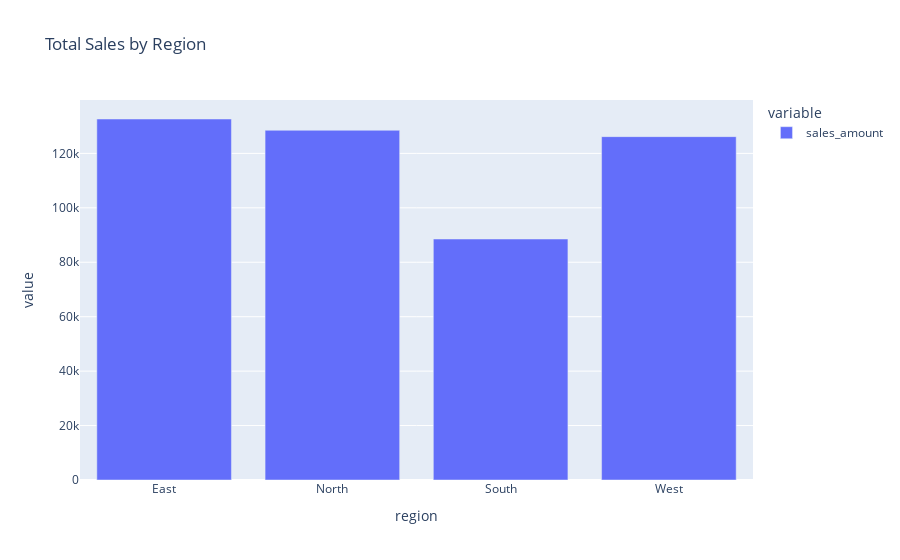
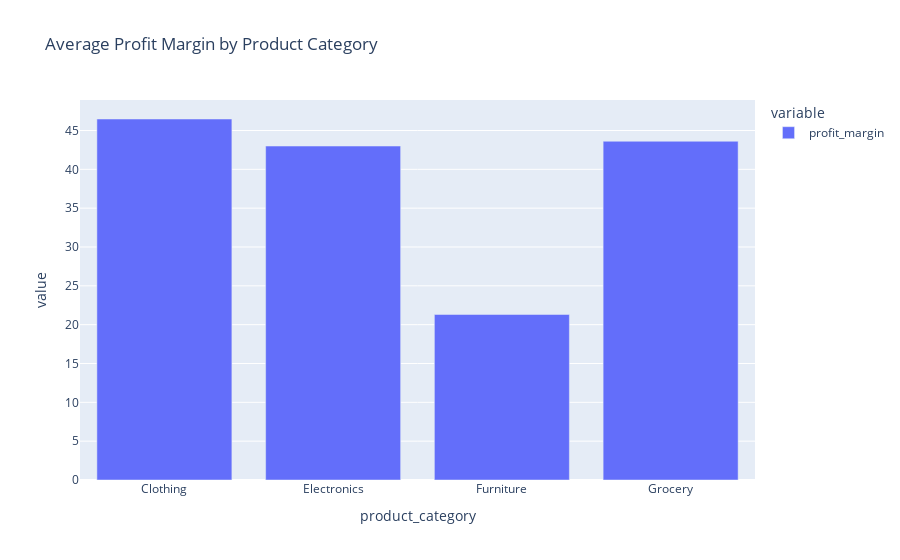

The notebook cell saved with these charts, in order:
### Code cell
import plotly.express as px

px.bar(sales_by_region, title='Total Sales by Region').show()
px.bar(profit_by_category, title='Average Profit Margin by Product Category').show()
px.line(monthly_sales, title='Monthly Sales Trend').show()

### Figure 1 — Plotly figure (JSON) as saved in the notebook; plotly's stock layout.template omitted (floating-point values rounded to 4 significant figures)
{"data": [{"hovertemplate": "variable=sales_amount<br>region=%{x}<br>value=%{y}<extra></extra>", "legendgroup": "sales_amount", "marker": {"color": "#636efa", "pattern": {"shape": ""}}, "name": "sales_amount", "orientation": "v", "showlegend": true, "textposition": "auto", "type": "bar", "x": ["East", "North", "South", "West"], "xaxis": "x", "y": [132631, 128491, 88542, 126149], "yaxis": "y"}], "layout": {"barmode": "relative", "legend": {"title": {"text": "variable"}, "tracegroupgap": 0}, "title": {"text": "Total Sales by Region"}, "xaxis": {"anchor": "y", "domain": [0, 1], "title": {"text": "region"}}, "yaxis": {"anchor": "x", "domain": [0, 1], "title": {"text": "value"}}}}

### Figure 2 — Plotly figure (JSON) as saved in the notebook; plotly's stock layout.template omitted (floating-point values rounded to 4 significant figures)
{"data": [{"hovertemplate": "variable=profit_margin<br>product_category=%{x}<br>value=%{y}<extra></extra>", "legendgroup": "profit_margin", "marker": {"color": "#636efa", "pattern": {"shape": ""}}, "name": "profit_margin", "orientation": "v", "showlegend": true, "textposition": "auto", "type": "bar", "x": ["Clothing", "Electronics", "Furniture", "Grocery"], "xaxis": "x", "y": [46.48, 43.0, 21.31, 43.62], "yaxis": "y"}], "layout": {"barmode": "relative", "legend": {"title": {"text": "variable"}, "tracegroupgap": 0}, "title": {"text": "Average Profit Margin by Product Category"}, "xaxis": {"anchor": "y", "domain": [0, 1], "title": {"text": "product_category"}}, "yaxis": {"anchor": "x", "domain": [0, 1], "title": {"text": "value"}}}}
